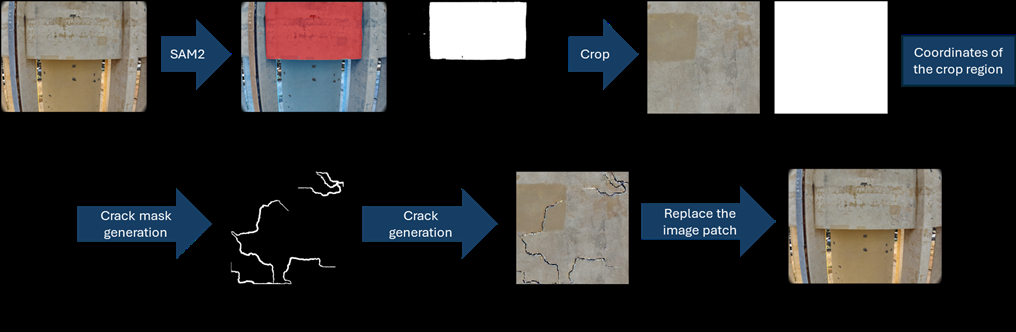
#> input picture Pipeline.png, 1016 x 332 px
$ python crack_mask_generator.py Pipeline.png
#> lines starting #> are read from the running program, lines starting #| are printed output that depends on the picture; after the words box and inside, x2 and y2 are one past the last pixel; in counts of white or black regions, pixels touching at a corner belong together
import cv2
import numpy as np
import random
import os
import argparse

# [60 lines left out: functions sample_branches, draw_variable_crack, not called in this run]

def generate_crack_mask(segment_mask, num_cracks, min_length, max_length, branch_prob, thickness_scale):
    mask = np.zeros_like(segment_mask, dtype=np.uint8)
    height, width = segment_mask.shape

    # Detect edges of segmented area
    edges = cv2.Canny(segment_mask, 100, 200)
    edge_points = list(zip(*np.where(edges > 0)))

    # If no edges (fully segmented), use image border
    if len(edge_points) == 0:
        print("No edges detected. Using image border as start points.")
        edge_points = []
        for x in range(width):
            edge_points.append((x, 0))
            edge_points.append((x, height-1))
        for y in range(height):
            edge_points.append((0, y))
            edge_points.append((width-1, y))

    for _ in range(num_cracks):
        # Ensure start is inside segmentation
        for attempt in range(20):
            start_point = random.choice(edge_points)
            if segment_mask[start_point[1], start_point[0]] > 0:
                break
        else:
            continue

        length = random.randint(min_length, max_length)
        branches = sample_branches(branch_prob)
        x, y = start_point

        # Bias initial angle inward if starting on image border
        if x == 0:
            angle = random.uniform(-np.pi/4, np.pi/4)
        elif x == width-1:
            angle = random.uniform(3*np.pi/4, 5*np.pi/4)
        elif y == 0:
            angle = random.uniform(np.pi/4, 3*np.pi/4)
        elif y == height-1:
            angle = random.uniform(-3*np.pi/4, -np.pi/4)
        else:
            angle = random.uniform(0, 2 * np.pi)

        mask = draw_variable_crack(mask, segment_mask, start_point,
                                   branches=branches, length=length,
                                   thickness_scale=thickness_scale,
                                   initial_angle=angle)

    return mask

def main():
    parser = argparse.ArgumentParser(description="Generate cracks on a binary segment mask.")
    parser.add_argument("input", type=str)
    parser.add_argument("--num_cracks", type=int, default=3)
    parser.add_argument("--min_length", type=int, default=300)
    parser.add_argument("--max_length", type=int, default=500)
    parser.add_argument("--branch_prob", type=float, default=0.3)
    parser.add_argument("--thickness_scale", type=float, default=1.0)
    args = parser.parse_args()

    if not os.path.exists(args.input):
        print("File does not exist.")
        return

    segment_mask = cv2.imread(args.input, cv2.IMREAD_GRAYSCALE)
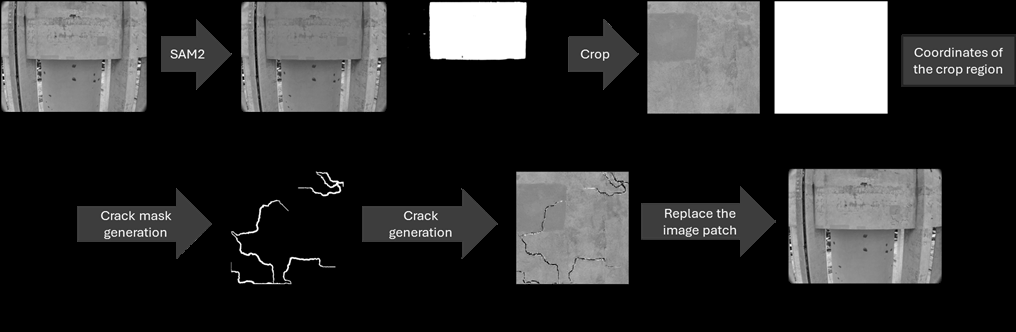
#> segment_mask: shape (332, 1016); min 0, max 255, mean 50.9
    if segment_mask is None:
        print("Failed to read image. Make sure it is a valid image file.")
        return

    _, segment_mask = cv2.threshold(segment_mask, 127, 255, cv2.THRESH_BINARY)
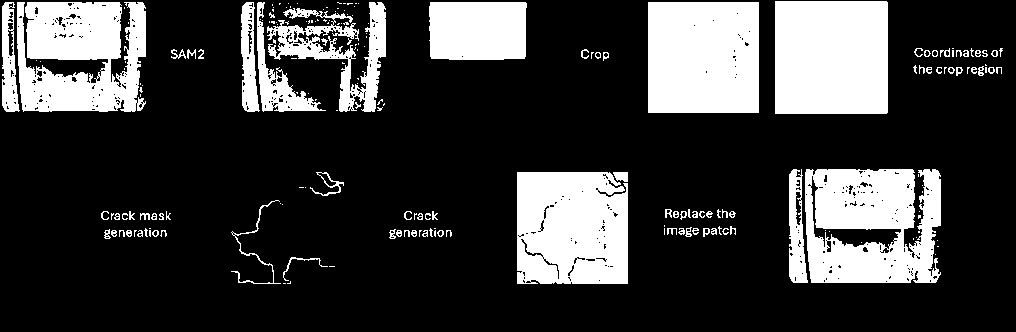
#> segment_mask: shape (332, 1016); 23.6% white; 201 white regions (119 under 20 px), largest, box (x1, y1, x2, y2) and area: (775, 1, 888, 114) 12767, (805, 169, 941, 283) 12526, (648, 2, 759, 113) 12288

    crack_mask = generate_crack_mask(segment_mask,
                                     num_cracks=args.num_cracks,
                                     min_length=args.min_length,
                                     max_length=args.max_length,
                                     branch_prob=args.branch_prob,
                                     thickness_scale=args.thickness_scale)
#> in generate_crack_mask, `edges = cv2.Canny(segment_mask, 100, 200)`:
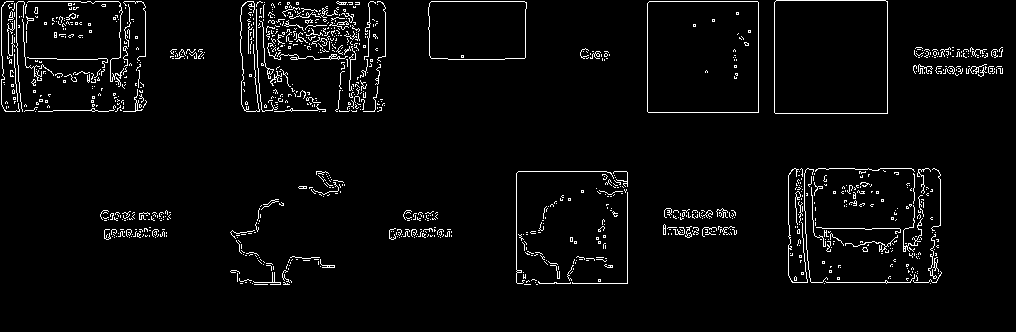
#> edges: shape (332, 1016); 3.5% white in thin lines or dots, all inside (x1, y1, x2, y2) = (1, 0, 1003, 285)
#> in generate_crack_mask, `edge_points = list(zip(*np.where(edges > 0)))`: edge_points = 11867 pairs, first value 0 to 284, second value 1 to 1002
#> after the loop in generate_crack_mask, `for _ in range(num_cracks):`: mask: shape (332, 1016); every value is 0

    base_name = os.path.splitext(args.input)[0]
    output_path = base_name.replace("cropped_mask", "") + "_crack_mask.png"

    cv2.imwrite(output_path, crack_mask)
    print(f"Crack mask saved to {output_path}")

if __name__ == "__main__":
#> (the run stopped early here; a loop or call above may not have finished)
